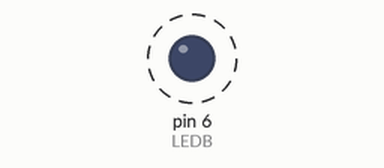
Simulated run of this program. Board: Arduino Uno, built with avr-gcc and run on an emulated ATmega328P. Parts: output pins drawn as LEDs (lit = HIGH). Dashed ring = blinking.

Above: at 0.05 s.
Timing chart, 0 to 3.0 s (numbered marks = the images above):
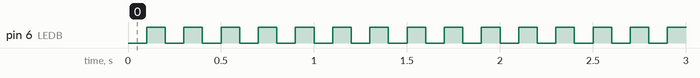

The program:

main.cpp
```cpp
#include <Arduino.h>
#include "data_collector.hpp"
#include "hardware.hpp"


void setup() {
  // put your setup code here, to run once:
  pinMode(LEDB, OUTPUT); // Setzt den LED-Pin als Ausgang
}

void loop() {
  // put your main code here, to run repeatedly:
  digitalWrite(LEDB, LOW);
  delay(100);
  digitalWrite(LEDB, HIGH);
  delay(100);
}
```

data_collector.cpp
```cpp
#include "data_collector.hpp"
#include <SPI.h>
#include <Arduino.h> // Für die Pin-Funktionen
#include <Arduino_JSON.h> // JSON-Bibliothek
#include <DHT.h>

DataCollector::DataCollector() {
    m_dht1 = &DHT(HUM1, DHT22);
    m_dht2 = &DHT(HUM1, DHT22);
}

void DataCollector::begin() {
    m_dht1->begin();
    m_dht2->begin();
    SPI.begin();
    pinMode(LEDA, OUTPUT); // Setzt den LED-Pin als Ausgang
}

void DataCollector::collectData() {
    digitalWrite(LEDA, HIGH); // LED einschalten

    readAnalogValues();
    readDHTValues();
    processData();

    digitalWrite(LEDA, LOW); // LED ausschalten
}

void DataCollector::transmitData() {
    // JSON-Dokument erstellen
    JSONVar jsonDoc;
    jsonDoc["analogValue1"] = m_analogValue1;
    jsonDoc["analogValue2"] = m_analogValue2;
    jsonDoc["analogValue3"] = m_analogValue3;
    jsonDoc["temperature1"] = m_temperature1;
    jsonDoc["humidity1"] = m_humidity1;
    jsonDoc["temperature2"] = m_temperature2;
    jsonDoc["humidity2"] = m_humidity2;

    // JSON-String serialisieren
    String jsonString = JSON.stringify(jsonDoc);

    // JSON-String über SPI senden
    sendJsonString(jsonString);
}

void DataCollector::sendJsonString(const String& jsonString) {
    for (size_t i = 0; i < jsonString.length(); ++i) {
        SPI.transfer(jsonString[i]);
    }
    // Nullterminator senden, um das Ende des Strings zu markieren
    SPI.transfer('\0');
}

void DataCollector::readAnalogValues() {
    m_analogValue1 = analogRead(SOIL1);
    m_analogValue2 = analogRead(SOIL2);
    m_analogValue3 = analogRead(SOIL3);
}

void DataCollector::readDHTValues() {
    m_temperature1 = m_dht1->readTemperature();
    m_humidity1 = m_dht1->readHumidity();
    m_temperature2 = m_dht2->readTemperature();
    m_humidity2 = m_dht2->readHumidity();
}

void DataCollector::processData() {
    // Verrechnung der Analogwerte oder andere spezifische Berechnungen
    // Zum Beispiel eine einfache Multiplikation der Werte:
    m_analogValue1 = m_analogValue1 * 2;
    m_analogValue2 = m_analogValue2 * 3;
    m_analogValue3 = m_analogValue3 * 4;
}
```

data_collector.hpp
```cpp
#ifndef DATA_COLLECTOR_H
#define DATA_COLLECTOR_H

#include <DHT.h>
#include "hardware.hpp"

class DataCollector {
public:
    DataCollector();
    void begin();
    void collectData();
    void transmitData();

private:
    int m_analogValue1;
    int m_analogValue2;
    int m_analogValue3;
    float m_temperature1;
    float m_humidity1;
    float m_temperature2;
    float m_humidity2;
    DHT *m_dht1;
    DHT *m_dht2;

    void readAnalogValues();
    void readDHTValues();
    void processData();
    void sendJsonString(const String& jsonString);
};

#endif
```

hardware.hpp
```cpp
#include <inttypes.h>

#ifndef _HARDWARE_H
#define _HARDWARE_H

// ANALOG PINS
const char SOIL1 = A0; // PC0
const char SOIL2 = A1; // PC1
const char SOIL3 = A2; // PC2

// BUS_PINS
const char HUM1 = 17; // PC3
const char HUM2 = 18; // PC4
const uint8_t ONE_WIRE = 19; // PC5

// FAN_PINS
const uint8_t PWM1 = 0; // PD0
const uint8_t PWM2 = 1; // PD1
const uint8_t TACHO1 = 2; // PD2
const uint8_t TACHO2 = 3; // PD3

// LED PINS
const uint8_t LEDB = 6; // PD6
const uint8_t LEDA = 7; // PD7

// SWITCH_PINS
const uint8_t SWITCH1 = 25; // PE2
const uint8_t SWITCH2 = 26; // PE3

// DIRECT_COM_PINS
const uint8_t EX_IO1 = 23; // PE0
const uint8_t EX_IO2 = 24; // PE1

# endif
```

Measured:
- by itself, pin 6 (LEDB): alternates HIGH for 0.10 s and LOW for 0.10 s
